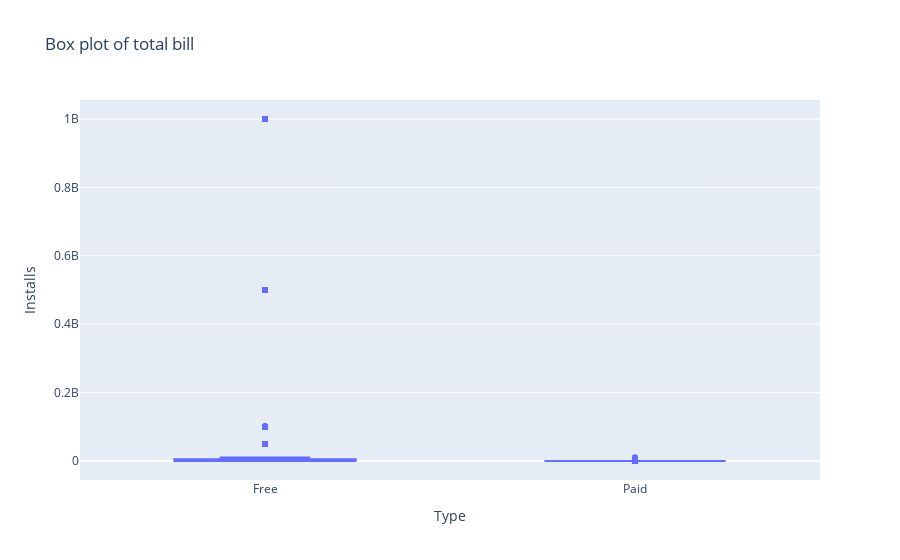

Notebook source saved alongside this figure:
### Code cell
import plotly.express as px
#df = px.data.tips()
fig = px.box(apps, x='Type', y='Installs', #color="smoker",
             notched=True, # used notched shape
             title="Box plot of total bill",
             hover_data=["Type"] # add day column to hover data
            )
fig.show()

### Figure 1 — Plotly figure (JSON) as saved in the notebook; plotly's stock layout.template omitted (floating-point values rounded to 4 significant figures; data arrays with more than 128 entries replaced by an {"elided": "..."} marker saying what was removed)
{"data": [{"alignmentgroup": "True", "hovertemplate": "Type=%{x}<br>Installs=%{y}<extra></extra>", "legendgroup": "", "marker": {"color": "#636efa"}, "name": "", "notched": true, "offsetgroup": "", "orientation": "v", "showlegend": false, "type": "box", "x": {"elided": "10358 str values"}, "x0": " ", "xaxis": "x", "y": {"elided": "10358 mixed values"}, "y0": " ", "yaxis": "y"}], "layout": {"boxmode": "group", "legend": {"tracegroupgap": 0}, "title": {"text": "Box plot of total bill"}, "xaxis": {"anchor": "y", "domain": [0, 1], "title": {"text": "Type"}}, "yaxis": {"anchor": "x", "domain": [0, 1], "title": {"text": "Installs"}}}}
